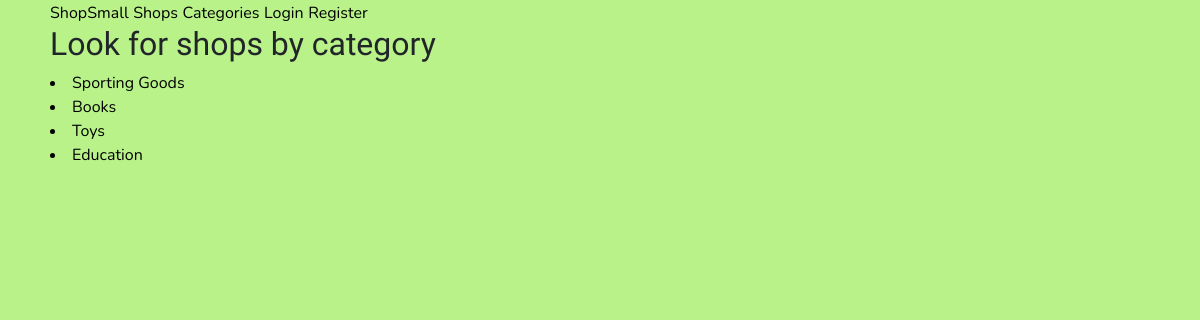
The page /categories on the database its author committed.
### app/models.py (models this page shows, shortened)
class Category(db.Model):
    id = db.Column(db.Integer, primary_key=True)
    name = db.Column(db.String(128))
    business= db.relationship("Business", backref= "Business", lazy= "dynamic")

### app/routes.py (the view)
@app.route('/categories')
def categories():
    categories = Category.query.all()
    category = {'name': categories}
    my_categories = []
    for category in categories:
        my_categories.append(category)
    return render_template('categories.html', categories=categories, category=category, my_categories=my_categories)

### app/templates/categories.html (shortened to what this page needs)
<!doctype html>
<html>
{% extends "base.html" %}
{% block content %}
    <h2>Look for shops by category</h2>
    {% for category in my_categories %}
        <li><a href="{{ url_for('category', name= category.name)}}">{{ category.name}}</a></li>
    {% endfor %}
{% endblock %}

### app/static/style.css (style rules this page uses)
h1, h2, h3, h4, h5, h6 { font-family: "Fuzzy Bubbles", cursive; }
p, ul, li { font-family: 'Nunito', sans-serif; color: black; }
a, a.hover { font-family: 'Nunito', sans-serif; color: black; text-decoration: none; }
body { background-color: #B8F288; margin-left: 50px; }

### rows shown on the page
Category: name "Sporting Goods"
Category: name "Books"
Category: name "Toys"
Category: name "Education"
